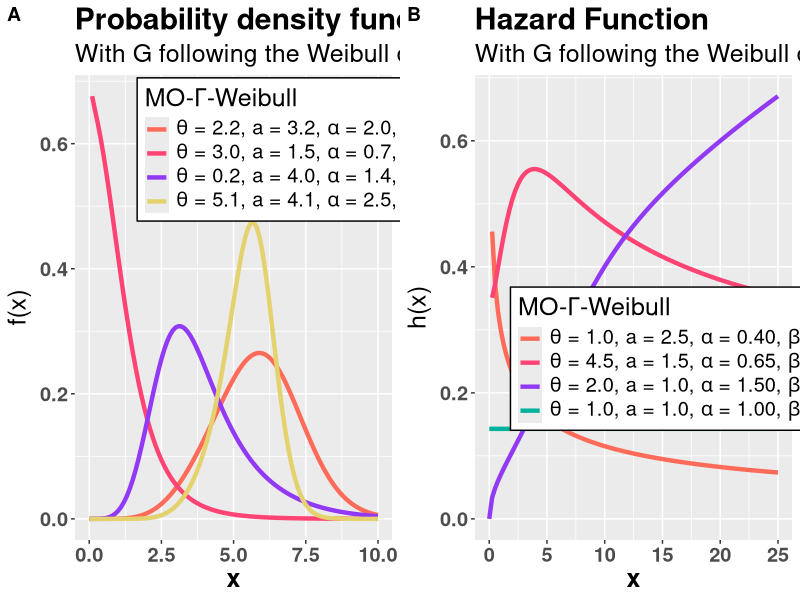

Write R code to recreate this figure.
  library(ggplot2)
  library(cowplot)
  
  # Baseline functions. -----------------------------------------------------
  pdf_weibull <- function(x, alpha, beta)
   dweibull(x, shape = alpha, scale = beta)
  
  cdf_weibull <- function(x, alpha, beta)
    pweibull(x, shape = alpha, scale = beta)
  
  # This function creates MOGW functions ----------------------------------
  pdf_mogw <- function(g, G) {
    # Using Closures.
    function(x, theta, a, ...) {
      if (theta <= 0 || a <= 0)
        warning("The \"a\" and \"theta\" parameters must be greater than zero.")
      num <-
        theta * (-log(1 - G(x = x, ...))) ^ (a - 1) * g(x = x, ...)
      den <-
        gamma(a) * (theta + (1 - theta) * pgamma(-log(1 - G(x = x, ...)), a, 1L)) ^
        2
      num / den
    }
  }
  
  pdf_mogweibull <- pdf_mogw(g = pdf_weibull, G = cdf_weibull)
  
  hazard <- function(x, theta, a, alpha, beta) {
    survival_f <- function(x, theta, a, alpha, beta)
      1 - integrate(
        f = pdf_mogweibull,
        lower = .Machine$double.eps,
        upper = x,
        theta,
        a,
        alpha,
        beta
      )$value
    
    vectorize_survival_f <-
      Vectorize(FUN = survival_f, vectorize.args = "x")
    
    pdf_mogweibull(x, theta, a, alpha, beta) / vectorize_survival_f(x, theta, a, alpha, beta)
  }
  
  #  Plots Probability densiy function  -------------------------------------
  cores <- c("Legenda 1" = "#FF6B58",
             "Legenda 2" = "#FF4373",
             "Legenda 3" = "#9239F6",
             "Legenda 4" = "#E3D26D")
  
  base <- ggplot(data.frame(x = c(0, 10)), aes(x)) +
    ggtitle(
      "Probability density function",
      subtitle = "With G following the Weibull distribution "
    ) +
    theme(
      plot.title = element_text(face = "bold"),
      axis.title = element_text(face = "bold"),
      axis.text = element_text(face = "bold")
    )
  
  p1 <- 
    base +
    stat_function(
      fun = pdf_mogweibull,
      args = list(
        theta = 2.2,
        a = 3.2,
        alpha = 2,
        beta = 3
      ),
      aes(color = "Legenda 1"),
      size = 1.5
    ) +
    
    stat_function(
      fun = pdf_mogweibull,
      args = list(
        theta = 3,
        a = 1.5,
        alpha = 0.7,
        beta = 0.3
      ),
      aes(color = "Legenda 2"),
      size = 1.5
    ) +
    
    stat_function(
      fun = pdf_mogweibull,
      args = list(
        theta = 0.2,
        a = 4,
        alpha = 1.4,
        beta = 2.1
      ),
      aes(color = "Legenda 3"),
      size = 1.5
    ) +
    
    stat_function(
      fun = pdf_mogweibull,
      args = list(
        theta = 5.1,
        a = 4.1,
        alpha = 2.5,
        beta = 2.7
      ),
      aes(color = "Legenda 4"),
      size = 1.5
    ) +
    
    labs(x = "x",
         y = expression("f(x)"),
         color = expression(paste("MO-", Gamma, "-Weibull")),
         element_text(face = "bold"))  +
    
    scale_color_manual(values = cores, labels =
                         expression(
                           paste(theta, " = 2.2, ", "a = 3.2, ", alpha, " = 2.0, ", beta, " = 3.0"),
                           paste(theta, " = 3.0, ", "a = 1.5, ", alpha, " = 0.7, ", beta, " = 0.3"),
                           paste(theta, " = 0.2, ", "a = 4.0, ", alpha, " = 1.4, ", beta, " = 2.1"),
                           paste(theta, " = 5.1, ", "a = 4.1, ", alpha, " = 2.5, ", beta, " = 2.7")
                         )) +
    theme(
      legend.title = element_text(face = "bold"),
      legend.background = element_rect(color = "black"),
      legend.position = c(0.7, 0.84),
      text = element_text(size = 18)
    )
  
  
  # Plot hazard function ----------------------------------------------------
  
  cores <- c("Legenda 1" = "#FF6B58",
             "Legenda 2" = "#FF4373",
             "Legenda 3" = "#9239F6",
             "Legenda 4" = "#00B19D") 
  
  base <- ggplot(data.frame(x = c(0, 25)), aes(x)) +
    ggtitle(
      "Hazard Function",
      subtitle = "With G following the Weibull distribution "
    ) +
    theme(
      plot.title = element_text(face = "bold"),
      axis.title = element_text(face = "bold"),
      axis.text = element_text(face = "bold")
    )
  
  p2 <- 
    base +
    stat_function(
      fun = hazard,
      args = list(
        theta = 1,
        a = 2.5,
        alpha = 0.4,
        beta = 0.3
      ),
      aes(color = "Legenda 1"),
      size = 1.5
    ) +
    
    stat_function(
      fun = hazard,
      args = list(
        theta = 4.5,
        a = 1.5,
        alpha = 0.65,
        beta = 0.43
      ),
      aes(color = "Legenda 2"),
      size = 1.5
    ) +
    
    stat_function(
      fun = hazard,
      args = list(
        theta = 2,
        a = 1,
        alpha = 1.5,
        beta = 5
      ),
      aes(color = "Legenda 3"),
      size = 1.5
    ) +
    
    stat_function(
      fun = hazard,
      args = list(
        theta = 1,
        a = 1,
        alpha = 1,
        beta = 7
      ),
      aes(color = "Legenda 4"),
      size = 1.5
    ) + 
    labs(x = "x",
         y = expression("h(x)"),
         color = expression(paste("MO-", Gamma, "-Weibull")),
         element_text(face = "bold"))  +
    
    scale_color_manual(values = cores, labels =
                         expression(
                           paste(theta, " = 1.0, ", "a = 2.5, ", alpha, " = 0.40, ", beta, " = 0.30"),
                           paste(theta, " = 4.5, ", "a = 1.5, ", alpha, " = 0.65, ", beta, " = 0.43"),
                           paste(theta, " = 2.0, ", "a = 1.0, ", alpha, " = 1.50, ", beta, " = 5.00"),
                           paste(theta, " = 1.0, ", "a = 1.0, ", alpha, " = 1.00, ", beta, " = 7.00")
                         )) +
    theme(
      legend.title = element_text(face = "bold"),
      legend.background = element_rect(color = "black"),
      legend.position = c(0.65, 0.39),
      text = element_text(size = 18)
    )
  
  pdf(file="pdf-hazard.pdf",width=15,height=7, paper="special",
      family="Bookman",pointsize=14)
  plot_grid(p1, p2, labels = c("A", "B"))
  dev.off()